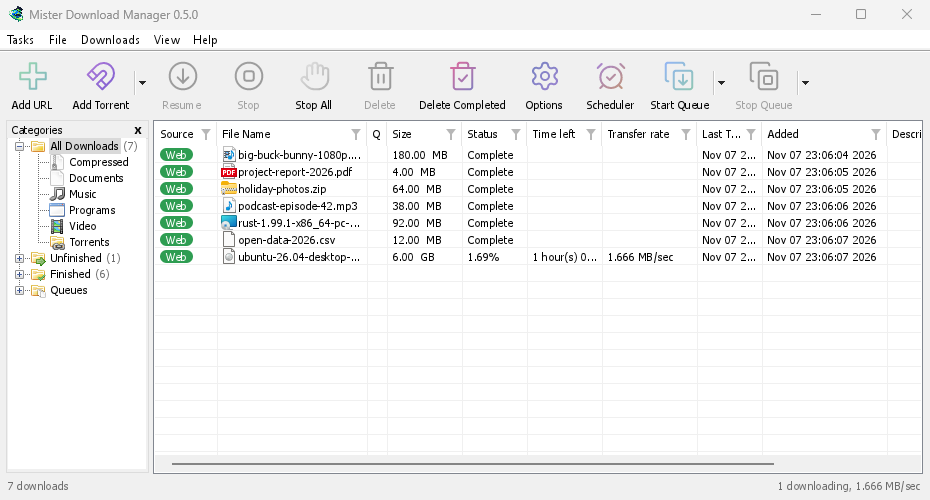
#> input picture docs/images/main-light.webp, 930 x 500 px
$ python social.py
#> lines starting #> are read from the running program, lines starting #| are printed output that depends on the picture; after the words box and inside, x2 and y2 are one past the last pixel; in counts of white or black regions, pixels touching at a corner belong together
"""The repository's social preview (GitHub → Settings → Social preview; 1280×640): the app icon,
the name, the one-line promise and the main window. Built from the repo's own files:

    python tools/readme/social.py        # → docs/images/social-preview.png

Fonts are Windows' own Segoe UI (rendered into the picture, not shipped).
"""

from pathlib import Path

from PIL import Image, ImageDraw, ImageFilter, ImageFont

ROOT = Path(__file__).resolve().parents[2]
FONTS = Path("C:/Windows/Fonts")
W, H = 1280, 640
INK, MUTED, ACCENT = (31, 35, 40), (89, 99, 110), (42, 120, 214)


def font(name, size):
    return ImageFont.truetype(str(FONTS / name), size)


def main():
    card = Image.new("RGB", (W, H), (246, 248, 250))
    draw = ImageDraw.Draw(card)

    # The main window, large, lower right, with a soft shadow and rounded corners.
    shot = Image.open(ROOT / "docs/images/main-light.webp").convert("RGB")
#> shot is the input picture: PIL image 930x500 RGB; mean R, G, B 241.3, 241.9, 241.6
    shot = shot.resize((900, round(900 * shot.height / shot.width)), Image.LANCZOS)
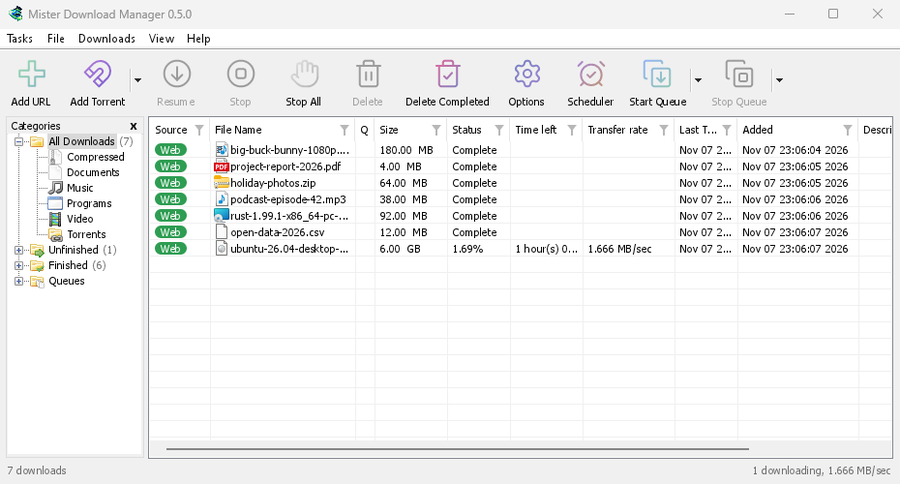
#> shot: PIL image 900x484 RGB; mean R, G, B 240.7, 241.3, 241
    x0, y0 = W - shot.width + 120, 250
#> x0 = 500; y0 = 250
    shadow = Image.new("L", (shot.width + 60, shot.height + 60), 0)
#> shadow: PIL image 960x544 L; every value is 0
    ImageDraw.Draw(shadow).rounded_rectangle((30, 30, 30 + shot.width, 30 + shot.height), 16, fill=90)
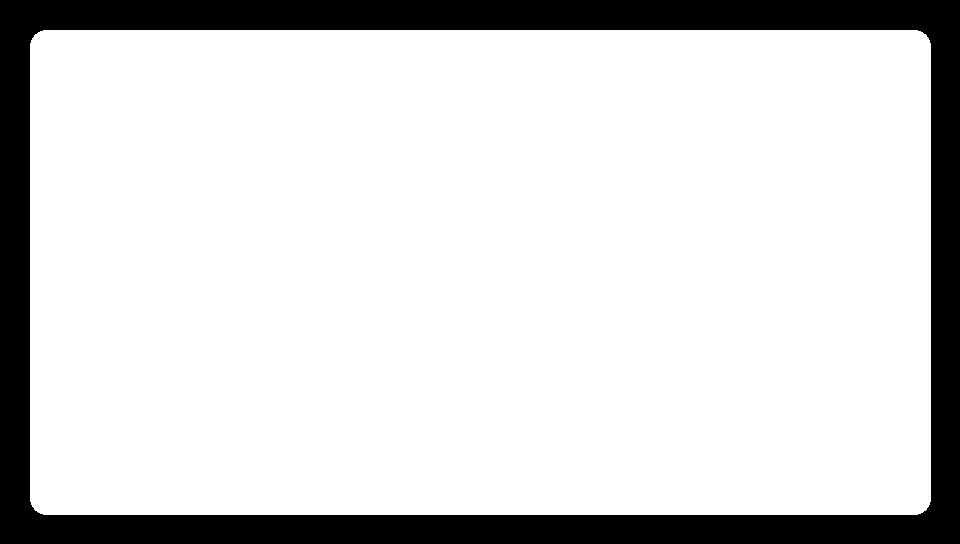
#> shadow: PIL image 960x544 L; values 0 (black) and 90 (white), 83.6% white; 1 black region, box (x1, y1, x2, y2) and area: (0, 0, 960, 544) 85499
    shadow = shadow.filter(ImageFilter.GaussianBlur(18))
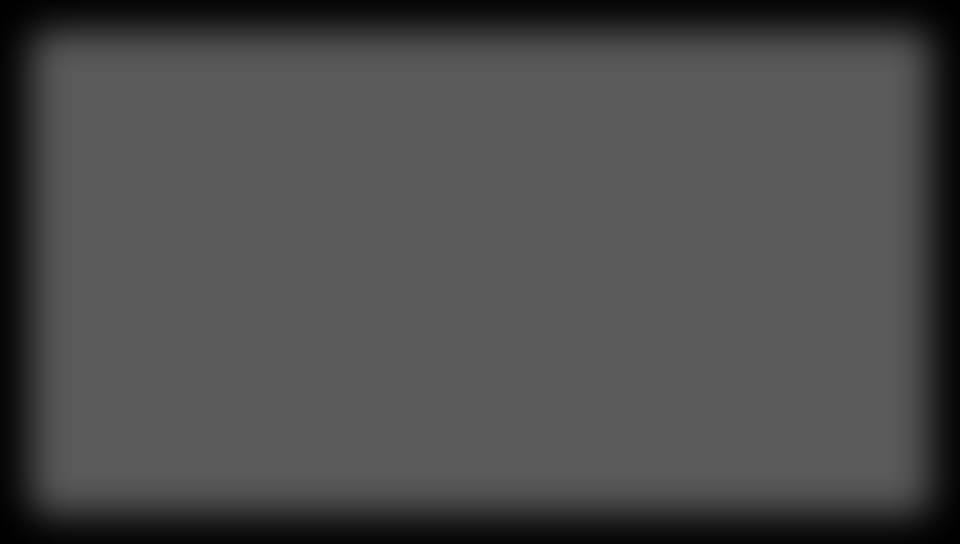
#> shadow: PIL image 960x544 L; min 0, max 90, mean 75.2
    card.paste((0, 0, 0), (x0 - 30, y0 - 22), shadow)
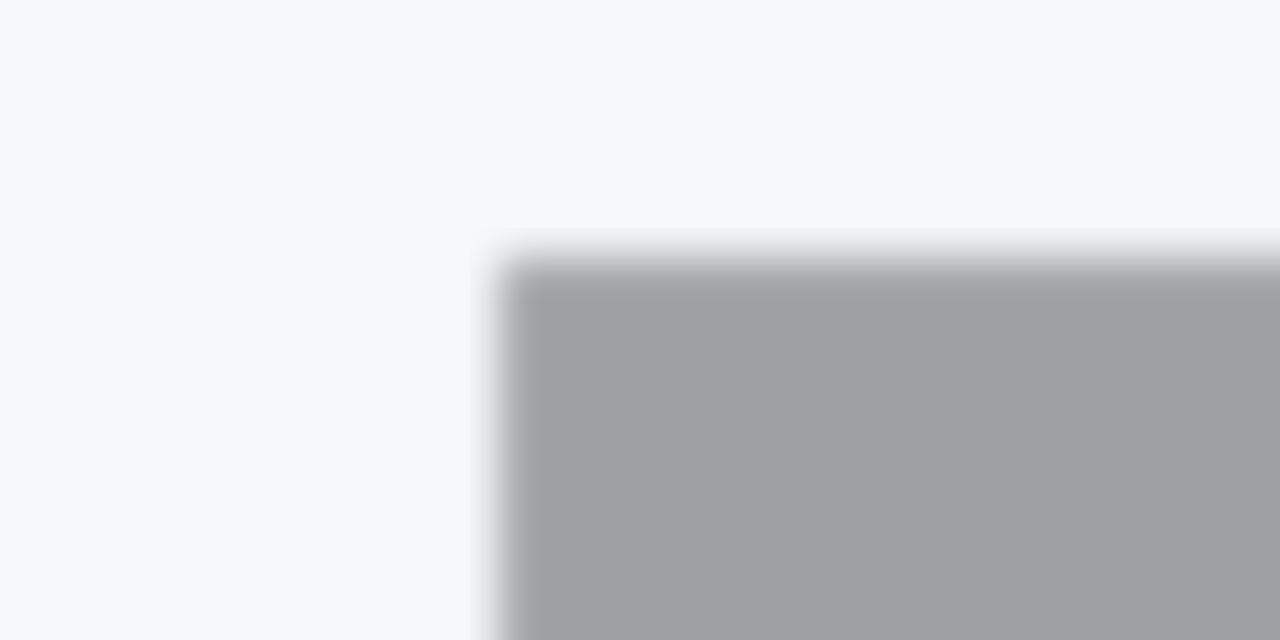
#> card: PIL image 1280x640 RGB; mean R, G, B 214.4, 216, 218
    mask = Image.new("L", shot.size, 0)
#> mask: PIL image 900x484 L; every value is 0
    ImageDraw.Draw(mask).rounded_rectangle((0, 0, shot.width, shot.height), 14, fill=255)
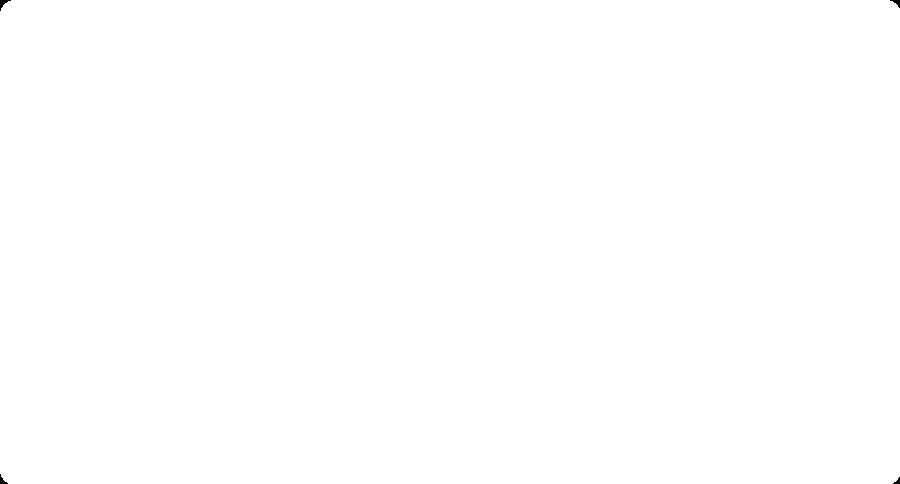
#> mask: PIL image 900x484 L; 100% white; 4 black regions, box (x1, y1, x2, y2) and area: (0, 0, 11, 11) 46, (890, 0, 900, 8) 35, (0, 474, 8, 484) 35, (893, 477, 900, 484) 25
    card.paste(shot, (x0, y0), mask)
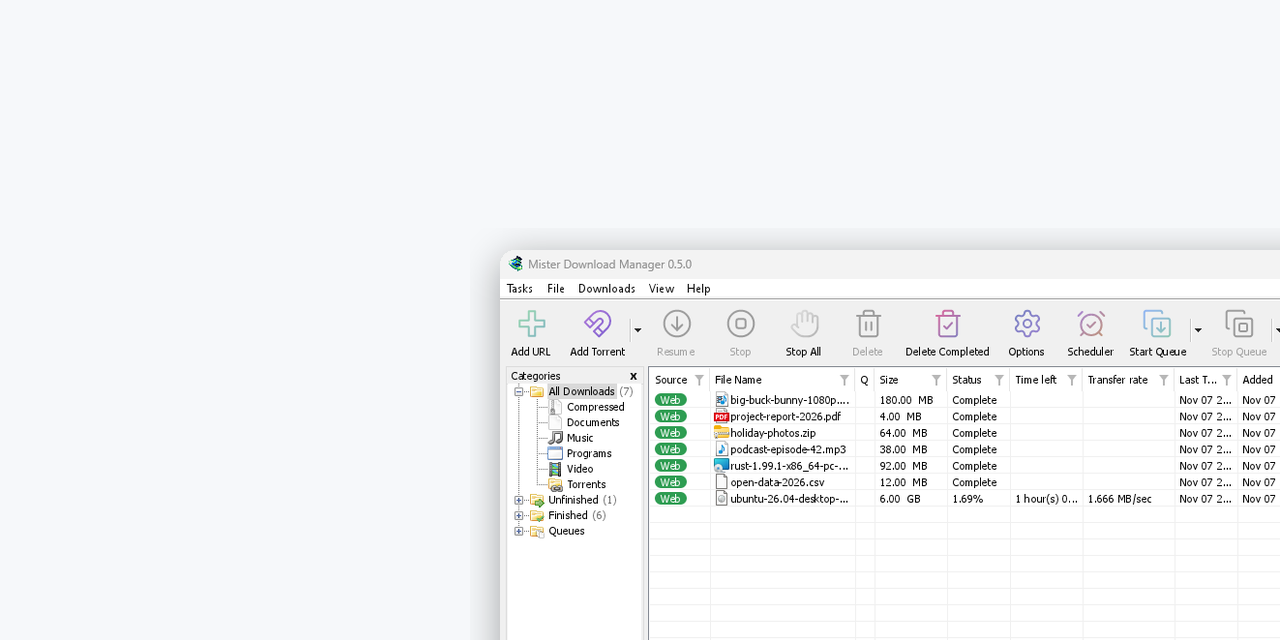
#> card: PIL image 1280x640 RGB; mean R, G, B 243, 244.6, 245.6

    # The words, upper left.
#> (the run stopped early here; a loop or call above may not have finished)

$ run again, with docs/images/add-torrent-linux.webp copied over docs/images/main-light.webp
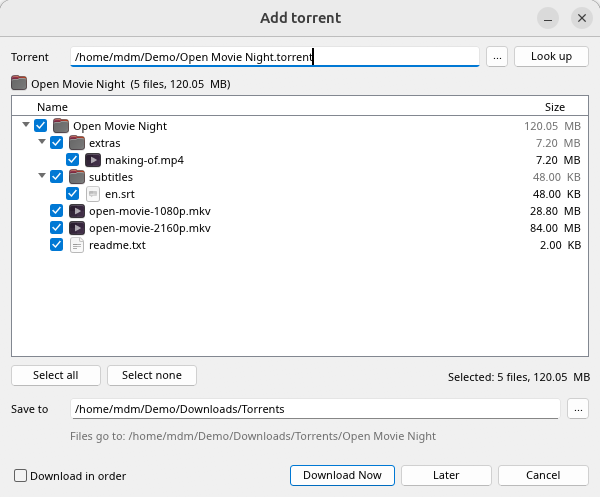
#> input picture docs/images/add-torrent-linux.webp, 600 x 497 px
#> in main, shot is the input picture: PIL image 600x497 RGB; mean R, G, B 239.7, 240.6, 241.4
#> shot: PIL image 900x746 RGB
#> in main, `ImageDraw.Draw(shadow).rounded_rectangle((30, 30, 30 + shot.width, 30 ..`:
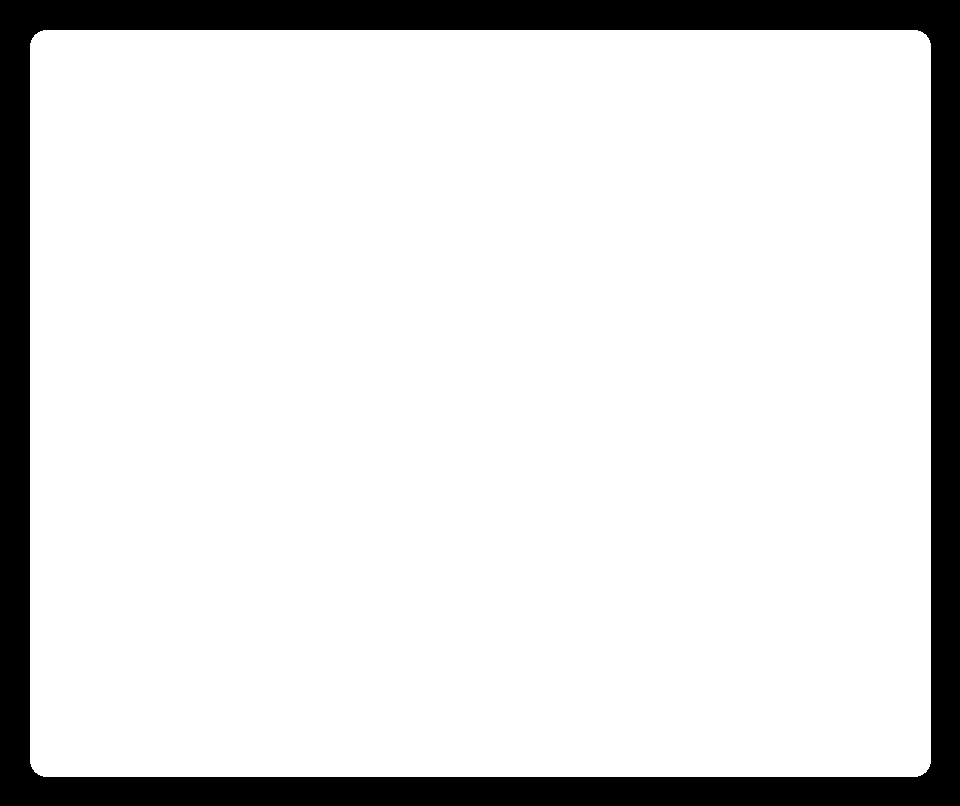
#> shadow: PIL image 960x806 L; values 0 (black) and 90 (white), 87% white; 1 black region, box (x1, y1, x2, y2) and area: (0, 0, 960, 806) 100957
#> in main, `card.paste(shot, (x0, y0), mask)`:
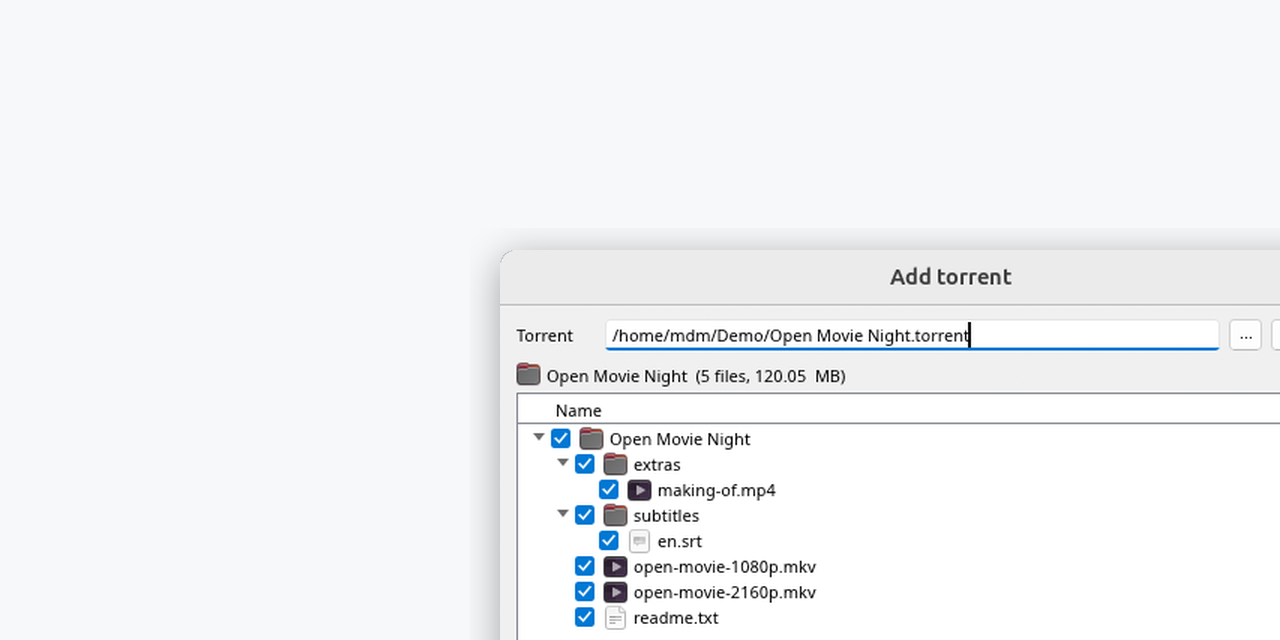
#> card: PIL image 1280x640 RGB; mean R, G, B 242.2, 244, 245.8

$ run again, with docs/images/add-torrent.webp copied over docs/images/main-light.webp
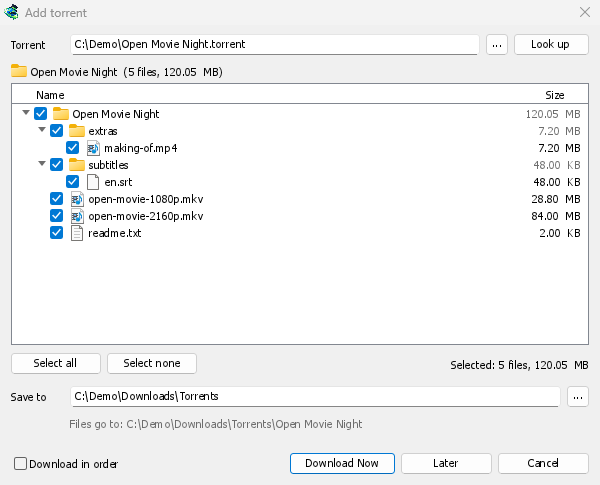
#> input picture docs/images/add-torrent.webp, 600 x 485 px
#> in main, shot is the input picture: PIL image 600x485 RGB; mean R, G, B 241.8, 242.4, 242.6
#> shot: PIL image 900x728 RGB
#> in main, `ImageDraw.Draw(shadow).rounded_rectangle((30, 30, 30 + shot.width, 30 ..`:
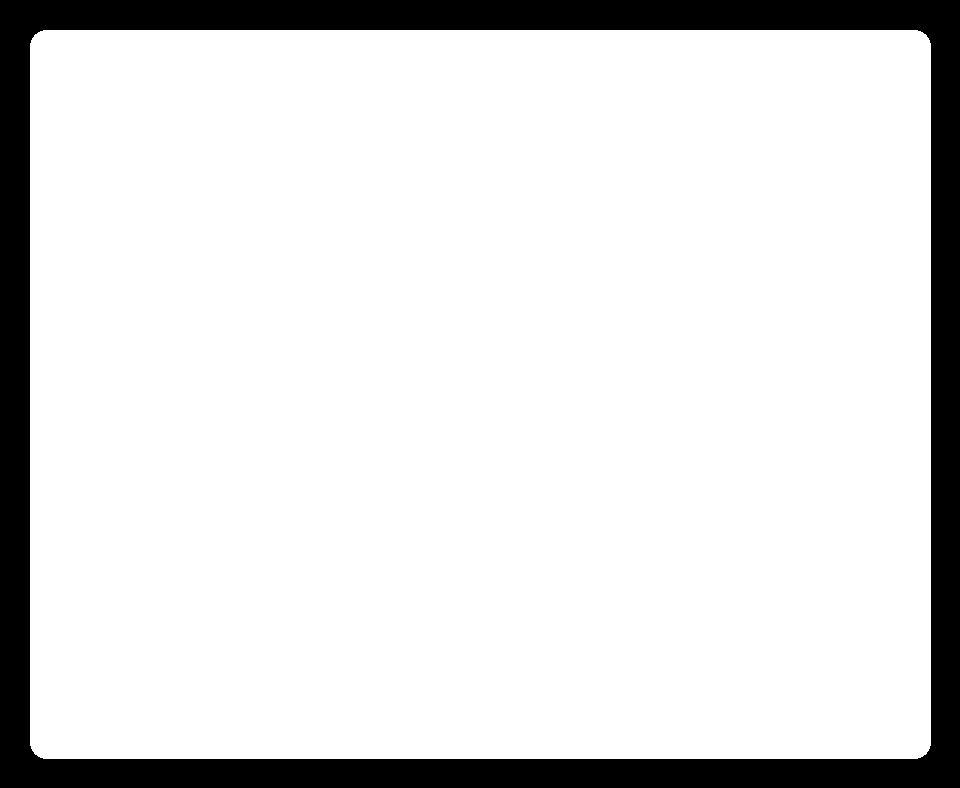
#> shadow: PIL image 960x788 L; values 0 (black) and 90 (white), 86.8% white; 1 black region, box (x1, y1, x2, y2) and area: (0, 0, 960, 788) 99895
#> in main, `card.paste(shot, (x0, y0), mask)`:
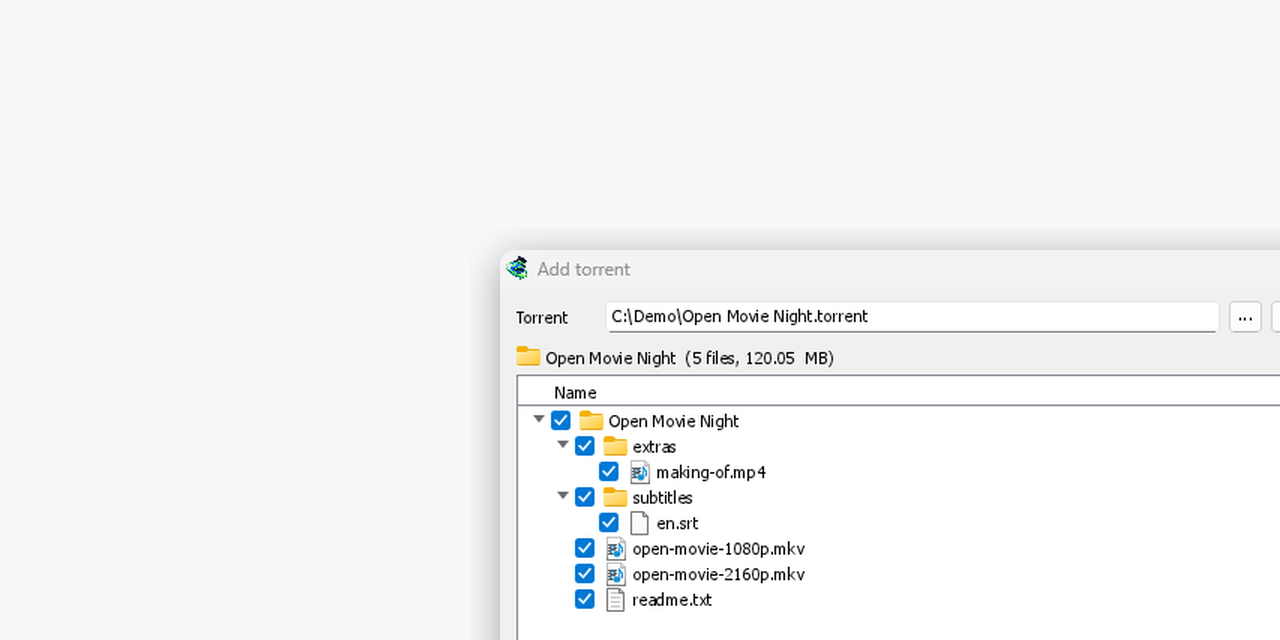
#> card: PIL image 1280x640 RGB; mean R, G, B 243.8, 245.5, 246.8

$ run again, with docs/images/add-url-linux.webp copied over docs/images/main-light.webp
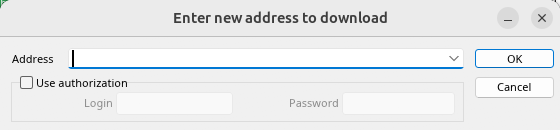
#> input picture docs/images/add-url-linux.webp, 560 x 130 px
#> in main, shot is the input picture: PIL image 560x130 RGB; mean R, G, B 232.9, 234.5, 235.7
#> shot: PIL image 900x209 RGB
#> in main, `ImageDraw.Draw(shadow).rounded_rectangle((30, 30, 30 + shot.width, 30 ..`:
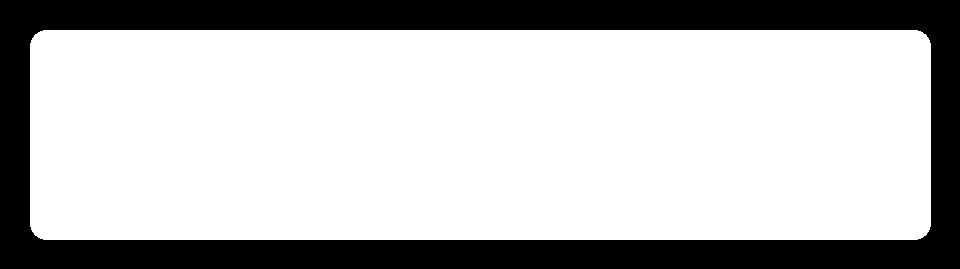
#> shadow: PIL image 960x269 L; values 0 (black) and 90 (white), 73.2% white; 1 black region, box (x1, y1, x2, y2) and area: (0, 0, 960, 269) 69274
#> in main, `card.paste(shot, (x0, y0), mask)`:
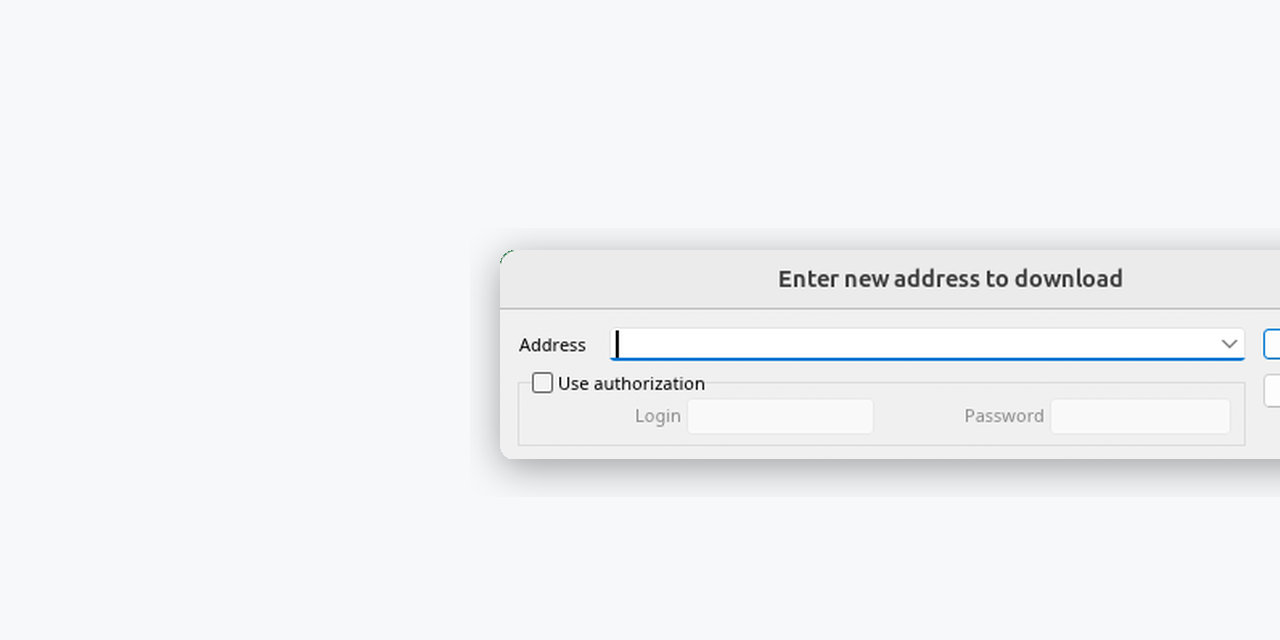
#> card: PIL image 1280x640 RGB; mean R, G, B 241.9, 243.8, 245.7
